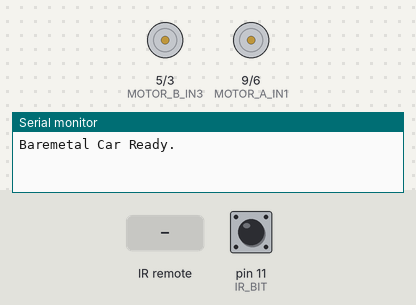
A sketch run on a simulated Arduino Uno, built with avr-gcc and run on an emulated ATmega328P. Parts: motor-driver pin pairs drawn as motors (green arrow = first pin HIGH = forward, orange = second pin HIGH = backward, longer = more drive), the last lines printed to the serial monitor. Wiring (inferred from the names in the program): IR receiver: data pin 11. Inputs (shaded band) come from the test bench; at power-on: pin 11 (IR_BIT) HIGH.

Above: at 0.8 s.
0.9 s: infrared code 0x09 received
At 1.8 s:
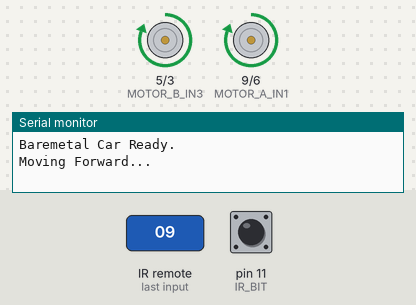
2.5 s: infrared code 0x15 received
At 3.1 s:
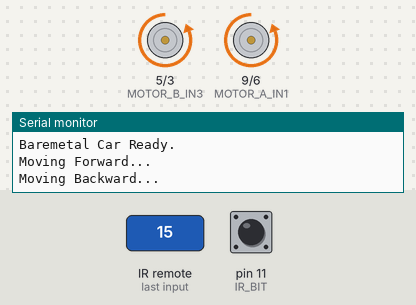
4.1 s: infrared code 0x40 received
At 5.4 s:
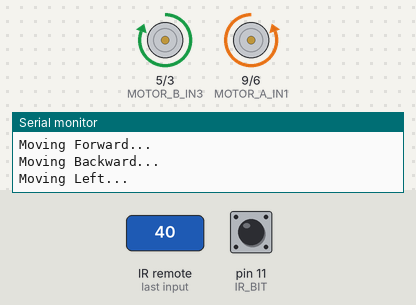
5.7 s: infrared code 0x43 received
At 6.6 s:
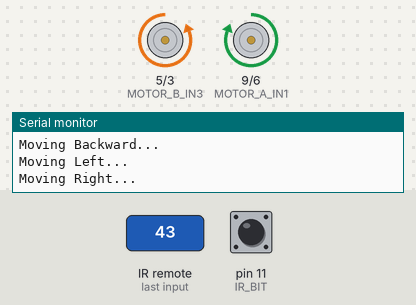
Timing chart, 0 to 8.3 s (numbered marks = the images above; inputs shaded):
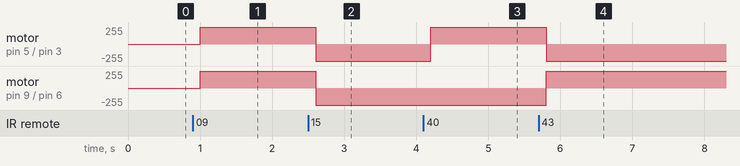

The sketch:

ir_car.ino
```cpp
// Baremetal Remote Controlled Car
// Ported from Arduino to Baremetal targeting the ATMega328p microcontroller

#include <avr/io.h> // Defines pin/register names
#include <avr/interrupt.h> // Allows use of interrupts
#include <util/delay.h> // For _delay_ms() and _delay_us()
#include <stdint.h> // For data types like uint8_t, uint32_t
#include <stdbool.h> // For bool type - true/false


// Motor A (Left Motor)
#define MOTOR_A_IN1_DDR DDRB
#define MOTOR_A_IN1_PORT PORTB
#define MOTOR_A_IN1 PB1 // Arduino Digital Pin 9

#define MOTOR_A_IN2_DDR DDRD
#define MOTOR_A_IN2_PORT PORTD
#define MOTOR_A_IN2 PD6 // Arduino Digital Pin 6

// Motor B (Right Motor)
#define MOTOR_B_IN3_DDR DDRD
#define MOTOR_B_IN3_PORT PORTD
#define MOTOR_B_IN3 PD5 // Arduino Digital Pin 5

#define MOTOR_B_IN4_DDR DDRD
#define MOTOR_B_IN4_PORT PORTD
#define MOTOR_B_IN4 PD3 // Arduino Digital Pin 3

// Ultrasonic Sensor (HC-SR04)
#define TRIG_DDR DDRD
#define TRIG_PORT PORTD
#define TRIG_BIT PD2 // Arduino Digital Pin 2

#define ECHO_DDR DDRB
#define ECHO_PINR PINB
#define ECHO_BIT PB5 // Arduino Digital Pin 13

// Infrared (IR) Receiver
#define IR_PINR PINB
#define IR_DDR DDRB
#define IR_BIT PB3 // Arduino Digital Pin 11

// UART SETUP - For debug/ printing
#define BAUD_RATE 9600UL
#define UBRR_VAL ((F_CPU / (16UL * BAUD_RATE)) - 1) // Formula for baud rate register (from ATmega328P datasheet)


// TIMER 1 - used for IR commands and time the sonar echo

static volatile uint16_t timer1_overflows = 0;

ISR(TIMER1_OVF_vect)
{
    timer1_overflows++;
}

void timer1_init(void)
{
    TCCR1A = 0;
    TCCR1B = (1 << CS11); // Prescaler = 8, so 0.5 µs per tick
    TIMSK1 = (1 << TOIE1); // Enable overflow interrupt so we can track long durations
    TCNT1 = 0;
    timer1_overflows = 0;
}

uint32_t timer1_now(void)
{
    uint8_t sreg = SREG; cli();
    uint16_t t = TCNT1;
    uint16_t ov = timer1_overflows;
    if ((TIFR1 & (1 << TOV1)) && t < 0x8000) ov++; // Overflow happened but ISR hasn't run yet
    SREG = sreg;
    return ((uint32_t)ov << 16) | t;
}

uint32_t ticks_to_us(uint32_t ticks)
{
    return ticks >> 1; // Each tick is 0.5 µs, so divide by 2 to get µs
}


// IR RECEIVER

// Stores the latest decoded IR frame
typedef struct {
    uint8_t cmd;
    bool repeat;
    bool ready;
} IrFrame;

static volatile IrFrame ir_result;

// State machine states
typedef enum {
    IR_IDLE,
    IR_LEADER_LOW,
    IR_LEADER_SPACE,
    IR_DATA_PULSE,
    IR_DATA_SPACE,
} IrState;

static volatile IrState ir_state = IR_IDLE;
static volatile uint32_t ir_edge_ts = 0;
static volatile uint32_t ir_data = 0;
static volatile uint8_t  ir_bit = 0;

// Returns true if value is within 30% of target
bool in_range(uint32_t value, uint32_t target)
{
    uint32_t margin = target * 30 / 100;
    return (value >= target - margin) && (value <= target + margin);
}

// Measures time between edges to decode the NEC IR protocol
ISR(PCINT0_vect)
{
    uint32_t now = timer1_now();
    uint32_t elapsed = ticks_to_us(now - ir_edge_ts);
    ir_edge_ts = now;

    bool line_high = (IR_PINR & (1 << IR_BIT));

    switch (ir_state)
    {
        case IR_IDLE:
            if (!line_high) ir_state = IR_LEADER_LOW;
            break;

        case IR_LEADER_LOW:
            if (line_high && in_range(elapsed, 9000))
                ir_state = IR_LEADER_SPACE;
            else
                ir_state = IR_IDLE;
            break;

        case IR_LEADER_SPACE:
            if (!line_high)
            {
                if (in_range(elapsed, 4500))
                {
                    ir_data  = 0;
                    ir_bit   = 0;
                    ir_state = IR_DATA_PULSE;
                }
                else if (in_range(elapsed, 2250))
                {
                    if (!ir_result.ready)
                    {
                        ir_result.repeat = true;
                        ir_result.ready  = true;
                    }
                    ir_state = IR_IDLE;
                }
                else
                {
                    ir_state = IR_IDLE;
                }
            }
            break;

        case IR_DATA_PULSE:
            if (line_high && in_range(elapsed, 562))
                ir_state = IR_DATA_SPACE;
            else
                ir_state = IR_IDLE;
            break;

        case IR_DATA_SPACE:
            if (!line_high)
            {
                if (in_range(elapsed, 562))  {}
                else if (in_range(elapsed, 1687)) { ir_data |= (1UL << ir_bit); }
                else { ir_state = IR_IDLE; break; }

                ir_bit++;

                if (ir_bit == 32)
                {
                    uint8_t addr    = (ir_data >>  0) & 0xFF;
                    uint8_t addr_inv= (ir_data >>  8) & 0xFF;
                    uint8_t cmd     = (ir_data >> 16) & 0xFF;
                    uint8_t cmd_inv = (ir_data >> 24) & 0xFF;

                    bool checksum_ok = ((addr + addr_inv) == 0xFF) && ((cmd + cmd_inv) == 0xFF);

                    if (checksum_ok && !ir_result.ready)
                    {
                        ir_result.cmd = cmd;
                        ir_result.repeat = false;
                        ir_result.ready = true;
                    }
                    ir_state = IR_IDLE;
                }
                else
                {
                    ir_state = IR_DATA_PULSE;
                }
            }
            break;
    }
}

void ir_init(void)
{
    IR_DDR  &= ~(1 << IR_BIT);
    PORTB   &= ~(1 << IR_BIT);
    PCICR   |=  (1 << PCIE0);
    PCMSK0  |=  (1 << PCINT3);
}

// Check if a new IR frame has arrived - returns true and fills *cmd if true
bool ir_get_frame(uint8_t *cmd, bool *repeat)
{
    if (!ir_result.ready) return false;
    uint8_t sreg = SREG; cli();
    *cmd    = ir_result.cmd;
    *repeat = ir_result.repeat;
    ir_result.ready = false;
    SREG = sreg;
    return true;
}


// UART for debugging (from ATmega328P datasheet)
void USART_Init(unsigned int ubrr)
{
    UBRR0H = (unsigned char)(ubrr >> 8);
    UBRR0L = (unsigned char)(ubrr);
    UCSR0B = (1 << RXEN0) | (1 << TXEN0);
    UCSR0C = (1 << UCSZ01) | (1 << UCSZ00); // 8 data bits, 1 stop bit
}

void USART_Transmit(unsigned char data)
{
    while (!(UCSR0A & (1 << UDRE0)));   // Wait for transmit buffer to be empty
    UDR0 = data;
}

void uart_putc(char c)   { USART_Transmit((unsigned char)c); }

void uart_puts(const char *s)
{
    int i = 0;
    while (s[i] != '\0') { uart_putc(s[i]); i++; }
}

void uart_println(const char *s) { uart_puts(s); uart_putc('\r'); uart_putc('\n'); }

void uart_print_u32(uint32_t v)
{
    if (v >= 10) uart_print_u32(v / 10); // Print all digits before the last
    uart_putc((v % 10) + '0'); // Convert digit to ASCII character
}


// ULTRASONIC SONAR (HC-SR04)
float sonar_cm(void)
{
    TRIG_PORT &= ~(1 << TRIG_BIT); // Start LOW
    _delay_us(2);
    TRIG_PORT |=  (1 << TRIG_BIT); // Go HIGH
    _delay_us(10);
    TRIG_PORT &= ~(1 << TRIG_BIT); // Back LOW

    // Waiting for ECHO to go HIGH
    uint32_t start = timer1_now();
    while (!(ECHO_PINR & (1 << ECHO_BIT)))
    {
        if (ticks_to_us(timer1_now() - start) > 30000) return 0.0f;
    }

    // Counting how long ECHO stays HIGH
    start = timer1_now();
    while (ECHO_PINR & (1 << ECHO_BIT))
    {
        if (ticks_to_us(timer1_now() - start) > 30000) return 0.0f;
    }
    uint32_t duration_us = ticks_to_us(timer1_now() - start);

    // Convert to centimetres
    return (duration_us * 0.0343f) / 2.0f;
}


// MOTOR CONTROL
void motor_set(uint8_t in1, uint8_t in2, uint8_t in3, uint8_t in4)
{
    if (in1) MOTOR_A_IN1_PORT |=  (1 << MOTOR_A_IN1);
    else     MOTOR_A_IN1_PORT &= ~(1 << MOTOR_A_IN1);

    if (in2) MOTOR_A_IN2_PORT |=  (1 << MOTOR_A_IN2);
    else     MOTOR_A_IN2_PORT &= ~(1 << MOTOR_A_IN2);

    if (in3) MOTOR_B_IN3_PORT |=  (1 << MOTOR_B_IN3);
    else     MOTOR_B_IN3_PORT &= ~(1 << MOTOR_B_IN3);

    if (in4) MOTOR_B_IN4_PORT |=  (1 << MOTOR_B_IN4);
    else     MOTOR_B_IN4_PORT &= ~(1 << MOTOR_B_IN4);
}

void move_forward(void)  { uart_println("Moving Forward...");  motor_set(1, 0, 1, 0); }
void move_backward(void) { uart_println("Moving Backward..."); motor_set(0, 1, 0, 1); }
void move_right(void)    { uart_println("Moving Right...");    motor_set(1, 0, 0, 1); }
void move_left(void)     { uart_println("Moving Left...");     motor_set(0, 1, 1, 0); }
void motor_stop(void)    { uart_println("Stopping...");        motor_set(0, 0, 0, 0); }

// Map IR button codes to motor actions
void handle_manual(uint8_t cmd)
{
    switch (cmd)
    {
        case 0x09: move_forward();  break;
        case 0x15: move_backward(); break;
        case 0x40: move_left();     break;
        case 0x43: move_right();    break;
        case 0x45: motor_stop();    break;
        default:   break;
    }
}


// SELF-NAVIGATION (Obstacle Avoidance)
void self_navigation(void)
{
    float distance_cm = sonar_cm();

    if (distance_cm == 0.0f)
    {
        uart_println("No echo from sonar.");
        return;
    }

    uart_print_u32((uint32_t)distance_cm);
    uart_println(" cm");

    if (distance_cm <= 10.0f)
    {
        motor_stop();
        _delay_ms(500);
        move_right();
        _delay_ms(500);
    }
    else
    {
        move_forward();
    }
}


int main(void)
{
    MOTOR_A_IN1_DDR |= (1 << MOTOR_A_IN1);
    MOTOR_A_IN2_DDR |= (1 << MOTOR_A_IN2);
    MOTOR_B_IN3_DDR |= (1 << MOTOR_B_IN3);
    MOTOR_B_IN4_DDR |= (1 << MOTOR_B_IN4);

    TRIG_DDR |=  (1 << TRIG_BIT);
    ECHO_DDR &= ~(1 << ECHO_BIT);

    USART_Init(UBRR_VAL);
    timer1_init();
    ir_init();

    sei();

    uart_println("Baremetal Car Ready.");

    bool self_driving = false;

    while (1)
    {
        uint8_t cmd;
        bool repeat;

        if (ir_get_frame(&cmd, &repeat))
        {
            if (!repeat)
            {
                if (cmd == 0x46)
                {
                    motor_stop();
                    self_driving = !self_driving;
                    uart_println(self_driving ? "Self-drive ON" : "Self-drive OFF");
                }
                else if (!self_driving)
                {
                    handle_manual(cmd);
                }
            }
        }

        if (self_driving)
        {
            self_navigation();
        }
    }
}
```

Measured:
- after the input at 0.9 s, motor on pin 5 (MOTOR_B_IN3) / pin 3 (MOTOR_B_IN4), motor on pin 9 (MOTOR_A_IN1) / pin 6 (MOTOR_A_IN2): stopped → forward 255/255 after 0.11 s
- after the input at 2.5 s, motor on pin 5 (MOTOR_B_IN3) / pin 3 (MOTOR_B_IN4), motor on pin 9 (MOTOR_A_IN1) / pin 6 (MOTOR_A_IN2): forward 255/255 → backward 255/255 after 0.11 s
- after the input at 4.1 s, motor on pin 5 (MOTOR_B_IN3) / pin 3 (MOTOR_B_IN4): backward 255/255 → forward 255/255 after 0.10 s
- after the input at 5.7 s, motor on pin 5 (MOTOR_B_IN3) / pin 3 (MOTOR_B_IN4): forward 255/255 → backward 255/255 after 0.10 s; motor on pin 9 (MOTOR_A_IN1) / pin 6 (MOTOR_A_IN2): backward 255/255 → forward 255/255 after 0.10 s
